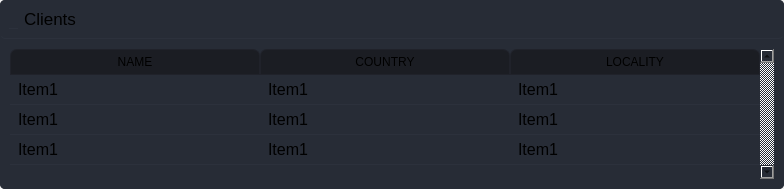
                  <widget class="QWidget" name="clients_page">
                   <layout class="QGridLayout" name="gridLayout_2">
                    <property name="leftMargin">
                     <number>0</number>
                    </property>
                    <property name="topMargin">
                     <number>0</number>
                    </property>
                    <property name="rightMargin">
                     <number>0</number>
                    </property>
                    <property name="bottomMargin">
                     <number>0</number>
                    </property>
                    <property name="spacing">
                     <number>0</number>
                    </property>
                    <item row="0" column="0">
                     <widget class="QFrame" name="clients_frame">
                      <property name="font">
                       <font>
                        <pointsize>10</pointsize>
                       </font>
                      </property>
                      <property name="styleSheet">
                       <string notr="true">background-color: rgb(39, 44, 54);
border-radius: 5px;</string>
                      </property>
                      <property name="frameShape">
                       <enum>QFrame::NoFrame</enum>
                      </property>
                      <property name="frameShadow">
                       <enum>QFrame::Raised</enum>
                      </property>
                      <layout class="QGridLayout" name="gridLayout_18">
                       <property name="leftMargin">
                        <number>0</number>
                       </property>
                       <property name="topMargin">
                        <number>0</number>
                       </property>
                       <property name="rightMargin">
                        <number>0</number>
                       </property>
                       <property name="bottomMargin">
                        <number>0</number>
                       </property>
                       <property name="spacing">
                        <number>0</number>
                       </property>
                       <item row="0" column="0">
                        <widget class="QFrame" name="clients_top_frame">
                         <property name="styleSheet">
                          <string notr="true">QFrame{border-bottom:1px solid  rgb(44, 49, 60);}</string>
                         </property>
                         <property name="frameShape">
                          <enum>QFrame::StyledPanel</enum>
                         </property>
                         <property name="frameShadow">
                          <enum>QFrame::Raised</enum>
                         </property>
                         <layout class="QHBoxLayout" name="horizontalLayout_10">
                          <item>
                           <widget class="QLabel" name="label_3">
                            <property name="font">
                             <font>
                              <pointsize>12</pointsize>
                             </font>
                            </property>
                            <property name="text">
                             <string/>
                            </property>
                            <property name="pixmap">
                             <pixmap resource="files.qrc">:/16x16/icons/16x16/cil-user.png</pixmap>
                            </property>
                            <property name="scaledContents">
                             <bool>false</bool>
                            </property>
                           </widget>
                          </item>
                          <item>
                           <widget class="QLabel" name="clients_label">
                            <property name="font">
                             <font>
                              <family>Segoe UI</family>
                              <pointsize>13</pointsize>
                             </font>
                            </property>
                            <property name="styleSheet">
                             <string notr="true">QLabel{border:none}</string>
                            </property>
                            <property name="text">
                             <string>Clients</string>
                            </property>
                           </widget>
                          </item>
                          <item>
                           <spacer name="horizontalSpacer_4">
                            <property name="orientation">
                             <enum>Qt::Horizontal</enum>
                            </property>
                            <property name="sizeHint" stdset="0">
                             <size>
                              <width>40</width>
                              <height>20</height>
                             </size>
                            </property>
                           </spacer>
                          </item>
                          <item>
                           <widget class="QPushButton" name="cli_add_btn">
                            <property name="cursor">
                             <cursorShape>PointingHandCursor</cursorShape>
                            </property>
                            <property name="toolTip">
                             <string>Add Client</string>
                            </property>
                            <property name="text">
                             <string/>
                            </property>
                            <property name="icon">
                             <iconset resource="files.qrc">
                              <normaloff>:/16x16/icons/16x16/cil-plus.png</normaloff>:/16x16/icons/16x16/cil-plus.png</iconset>
                            </property>
                            <property name="iconSize">
                             <size>
                              <width>24</width>
                              <height>24</height>
                             </size>
                            </property>
                            <property name="flat">
                             <bool>true</bool>
                            </property>
                           </widget>
                          </item>
                         </layout>
                        </widget>
                       </item>
                       <item row="1" column="0">
                        <widget class="QTableWidget" name="cli_table">
                         <property name="font">
                          <font>
                           <family>Segoe UI</family>
                           <pointsize>12</pointsize>
                          </font>
                         </property>
                         <property name="focusPolicy">
                          <enum>Qt::NoFocus</enum>
                         </property>
                         <property name="styleSheet">
                          <string notr="true">QTableWidget {	
	background-color: rgb(39, 44, 54);
	padding: 10px;
	border-radius: 5px;
}

QTableWidget::item{
	padding-left: 5px;
	padding-right: 5px;
	border-bottom: 1px solid rgb(44, 49, 60);
}
QTableWidget::item:selected{
	background-color: rgb(28, 32, 40);
}
QScrollBar:horizontal {
    border: none;
    background: rgb(52, 59, 72);
    height: 14px;
    margin: 0px 21px 0 21px;
	border-radius: 0px;
}
 QScrollBar:vertical {
	border: none;
    background: rgb(52, 59, 72);
    width: 14px;
    margin: 21px 0 21px 0;
	border-radius: 0px;
 }
QHeaderView::section{
	Background-color: rgb(39, 44, 54);
	max-width: 30px;
	border: 1px solid rgb(44, 49, 60);
	border-style: none;
    border-bottom: 1px solid rgb(44, 49, 60);
    border-right: 1px solid rgb(44, 49, 60);
}
QTableWidget::horizontalHeader {	
	background-color: rgb(81, 255, 0);
}
QHeaderView::section:horizontal
{
    border: 1px solid rgb(32, 34, 42);
	background-color: rgb(27, 29, 35);
	padding: 3px;
	border-top-left-radius: 7px;
    border-top-right-radius: 7px;
}
QHeaderView::section:vertical
{
    border: 1px solid rgb(44, 49, 60);
}

</string>
                         </property>
                         <property name="frameShape">
                          <enum>QFrame::NoFrame</enum>
                         </property>
                         <property name="frameShadow">
                          <enum>QFrame::Raised</enum>
                         </property>
                         <property name="verticalScrollBarPolicy">
                          <enum>Qt::ScrollBarAlwaysOn</enum>
                         </property>
                         <property name="sizeAdjustPolicy">
                          <enum>QAbstractScrollArea::AdjustToContents</enum>
                         </property>
                         <property name="editTriggers">
                          <set>QAbstractItemView::NoEditTriggers</set>
                         </property>
                         <property name="alternatingRowColors">
                          <bool>false</bool>
                         </property>
                         <property name="selectionMode">
                          <enum>QAbstractItemView::SingleSelection</enum>
                         </property>
                         <property name="selectionBehavior">
                          <enum>QAbstractItemView::SelectRows</enum>
                         </property>
                         <property name="showGrid">
                          <bool>false</bool>
                         </property>
                         <property name="gridStyle">
                          <enum>Qt::DashLine</enum>
                         </property>
                         <property name="sortingEnabled">
                          <bool>true</bool>
                         </property>
                         <property name="wordWrap">
                          <bool>true</bool>
                         </property>
                         <property name="rowCount">
                          <number>3</number>
                         </property>
                         <attribute name="horizontalHeaderDefaultSectionSize">
                          <number>250</number>
                         </attribute>
                         <attribute name="verticalHeaderVisible">
                          <bool>false</bool>
                         </attribute>
                         <row>
                          <property name="text">
                           <string>New Row</string>
                          </property>
                         </row>
                         <row>
                          <property name="text">
                           <string>New Row</string>
                          </property>
                         </row>
                         <row>
                          <property name="text">
                           <string>New Row</string>
                          </property>
                         </row>
                         <column>
                          <property name="text">
                           <string>NAME</string>
                          </property>
                         </column>
                         <column>
                          <property name="text">
                           <string>COUNTRY</string>
                          </property>
                         </column>
                         <column>
                          <property name="text">
                           <string>LOCALITY</string>
                          </property>
                         </column>
                         <item row="0" column="0">
                          <property name="text">
                           <string>Item1</string>
                          </property>
                         </item>
                         <item row="0" column="1">
                          <property name="text">
                           <string>Item1</string>
                          </property>
                          <property name="background">
                           <brush brushstyle="SolidPattern">
                            <color alpha="255">
                             <red>255</red>
                             <green>170</green>
                             <blue>127</blue>
                            </color>
                           </brush>
                          </property>
                         </item>
                         <item row="0" column="2">
                          <property name="text">
                           <string>Item1</string>
                          </property>
                         </item>
                         <item row="1" column="0">
                          <property name="text">
                           <string>Item1</string>
                          </property>
                         </item>
                         <item row="1" column="1">
                          <property name="text">
                           <string>Item1</string>
                          </property>
                         </item>
                         <item row="1" column="2">
                          <property name="text">
                           <string>Item1</string>
                          </property>
                         </item>
                         <item row="2" column="0">
                          <property name="text">
                           <string>Item1</string>
                          </property>
                         </item>
                         <item row="2" column="1">
                          <property name="text">
                           <string>Item1</string>
                          </property>
                         </item>
                         <item row="2" column="2">
                          <property name="text">
                           <string>Item1</string>
                          </property>
                         </item>
                        </widget>
                       </item>
                      </layout>
                     </widget>
                    </item>
                   </layout>
                  </widget>
